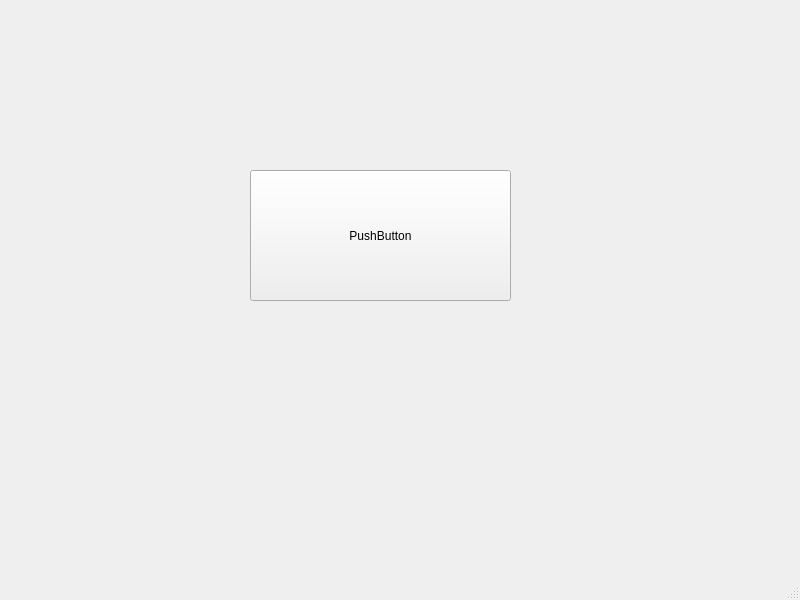
<?xml version="1.0" encoding="UTF-8"?>
<ui version="4.0">
 <class>MainWindow</class>
 <widget class="QMainWindow" name="MainWindow">
  <property name="geometry">
   <rect>
    <x>0</x>
    <y>0</y>
    <width>800</width>
    <height>600</height>
   </rect>
  </property>
  <property name="windowTitle">
   <string>MainWindow</string>
  </property>
  <widget class="QWidget" name="centralwidget">
   <widget class="QPushButton" name="pushButton">
    <property name="geometry">
     <rect>
      <x>250</x>
      <y>170</y>
      <width>261</width>
      <height>131</height>
     </rect>
    </property>
    <property name="text">
     <string>PushButton</string>
    </property>
   </widget>
  </widget>
  <widget class="QMenuBar" name="menubar">
   <property name="geometry">
    <rect>
     <x>0</x>
     <y>0</y>
     <width>800</width>
     <height>21</height>
    </rect>
   </property>
  </widget>
  <widget class="QStatusBar" name="statusbar"/>
 </widget>
 <resources/>
 <connections/>
</ui>
